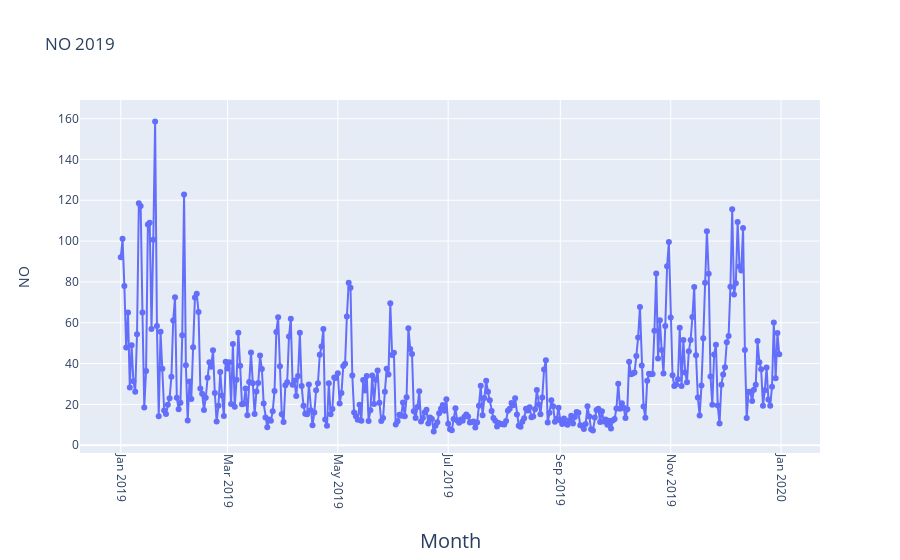

The code cell stored with this chart in its notebook:
### Code cell
#2019
fig = go.Figure(go.Scatter(
    mode = "lines+markers",
    y = aqi_level_19.iloc[:,2],
    x = aqi_level_19.iloc[:,1]))
fig.update_xaxes(
        tickangle = 90,
        title_text = "Month",
        title_font = {"size": 20},
        title_standoff = 25)

fig.update_yaxes(
        title_text = "NO",
        title_standoff = 25)
fig.update_layout(title_text="NO 2019")

fig.show()

### Figure 1 — Plotly figure (JSON) as saved in the notebook; plotly's stock layout.template omitted (floating-point values rounded to 4 significant figures; data arrays with more than 128 entries replaced by an {"elided": "..."} marker saying what was removed)
{"data": [{"mode": "lines+markers", "type": "scatter", "x": {"elided": "365 str values"}, "y": {"elided": "365 float values"}}], "layout": {"title": {"text": "NO 2019"}, "xaxis": {"tickangle": 90, "title": {"font": {"size": 20}, "standoff": 25, "text": "Month"}}, "yaxis": {"title": {"standoff": 25, "text": "NO"}}}}
